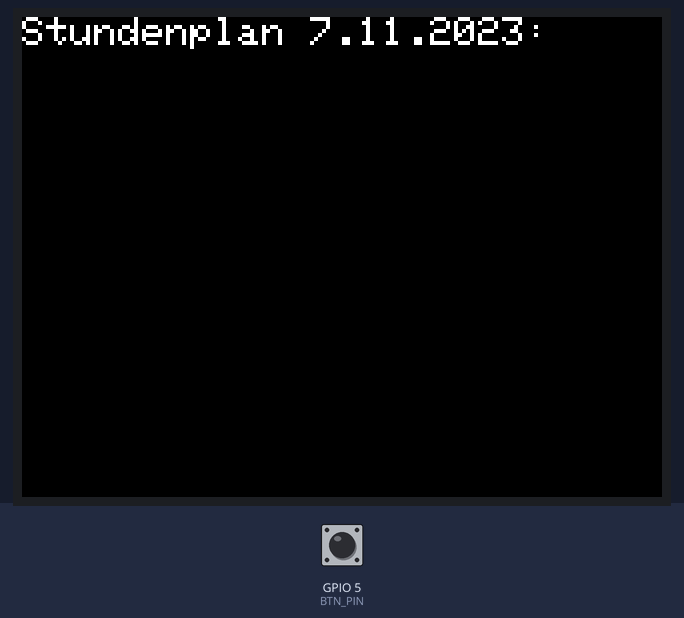
Simulated run of this sketch. Board: ESP32. Parts: 320×240 colour display. Inputs (shaded band) come from the test bench; at power-on: GPIO 5 (BTN_PIN) HIGH. WiFi joins after 1.5 s; servers stay silent unless stated; uploads are accepted with an empty reply.

Above: at 2.9 s.
3.0 s: GPIO 5 (BTN_PIN) pulled LOW for 1 s
At 4.7 s:
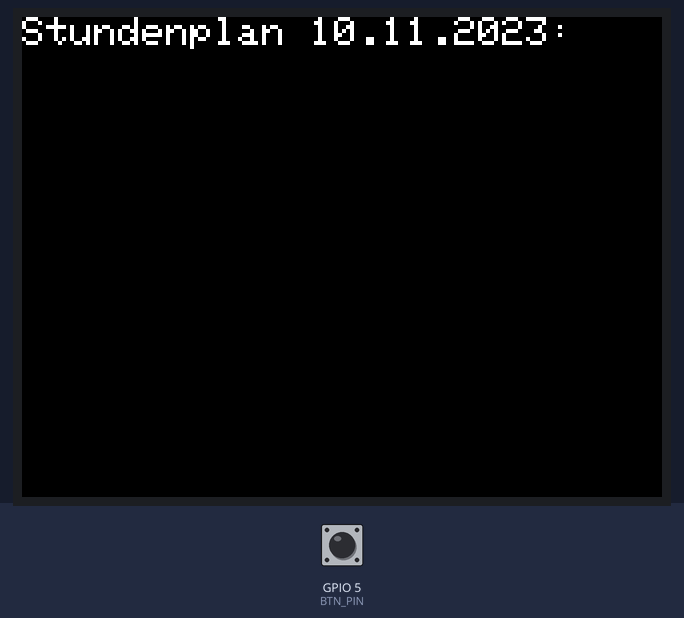
5.5 s: GPIO 5 (BTN_PIN) pulled LOW for 0.15 s
7.3 s: GPIO 5 (BTN_PIN) pulled LOW for 0.15 s
9.1 s: GPIO 5 (BTN_PIN) pulled LOW for 1 s
Timing chart, 0 to 12.1 s (numbered marks = the images above; inputs shaded):
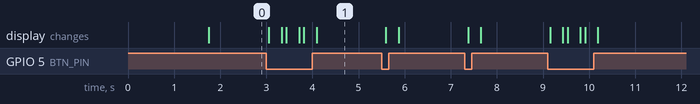

Measured:
- after the input at 3.0 s, the display: first changes after 0.06 s (image 1 shows a later state)

The sketch:

main.ino
```cpp
#include <WiFi.h>
#include <HTTPClient.h>
#include <ArduinoJson.h>
#include <Adafruit_GFX.h>
#include <Adafruit_ILI9341.h>
#include <string>

const char *ssid = "Wokwi-GUEST";
const char *password = "";

#define BTN_PIN 5
#define TFT_DC 2
#define TFT_CS 15
Adafruit_ILI9341 tft = Adafruit_ILI9341(TFT_CS, TFT_DC);

const String url = "ENTER URL";

int day = 6;
int month = 11;
int year = 2023;

String getTimetable()
{
  HTTPClient http;
  http.useHTTP10(true);
  String fullUrl = url + "?day=" + String(day) + "&month=" + String(month) + "&year=" + String(year);
  http.begin(fullUrl);
  http.GET();
  String result = http.getString();
  result =
      "Stundenplan " +
      String(day) + "." + String(month) + "." + String(year) + ":\n" + result;

  return result;
}

void nextTimetable()
{
  if (day < 31)
  {
    day++;
  }
  else
  {
    day = 1;
    month++;
  }

  String timetable = getTimetable();
  tft.println(timetable);
}

void setup()
{
  pinMode(BTN_PIN, INPUT_PULLUP);

  WiFi.begin(ssid, password, 6);

  tft.begin();
  tft.setRotation(1);

  tft.setTextColor(ILI9341_WHITE);
  tft.setTextSize(2);

  while (WiFi.status() != WL_CONNECTED)
  {
    delay(100);
  }

  nextTimetable();
}

void loop()
{
  if (digitalRead(BTN_PIN) == LOW)
  {
    tft.fillScreen(ILI9341_BLACK);
    tft.setCursor(0, 0);
    nextTimetable();
  }

  delay(100);
}
```
